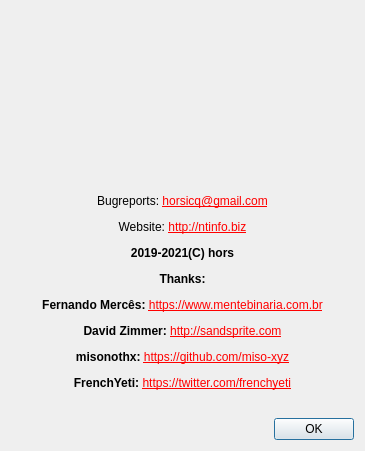
<?xml version="1.0" encoding="UTF-8"?>
<ui version="4.0">
 <class>DialogAbout</class>
 <widget class="QDialog" name="DialogAbout">
  <property name="windowModality">
   <enum>Qt::ApplicationModal</enum>
  </property>
  <property name="geometry">
   <rect>
    <x>0</x>
    <y>0</y>
    <width>365</width>
    <height>451</height>
   </rect>
  </property>
  <property name="windowTitle">
   <string>About</string>
  </property>
  <property name="modal">
   <bool>true</bool>
  </property>
  <layout class="QVBoxLayout" name="verticalLayout">
   <item>
    <layout class="QHBoxLayout" name="horizontalLayout_2">
     <item>
      <spacer name="horizontalSpacer_2">
       <property name="orientation">
        <enum>Qt::Horizontal</enum>
       </property>
       <property name="sizeHint" stdset="0">
        <size>
         <width>40</width>
         <height>20</height>
        </size>
       </property>
      </spacer>
     </item>
     <item>
      <widget class="QLabel" name="labelLogo">
       <property name="minimumSize">
        <size>
         <width>314</width>
         <height>177</height>
        </size>
       </property>
       <property name="maximumSize">
        <size>
         <width>314</width>
         <height>177</height>
        </size>
       </property>
       <property name="frameShape">
        <enum>QFrame::NoFrame</enum>
       </property>
       <property name="text">
        <string/>
       </property>
       <property name="pixmap">
        <pixmap resource="resources.qrc">:/images/main.png</pixmap>
       </property>
       <property name="scaledContents">
        <bool>true</bool>
       </property>
       <property name="alignment">
        <set>Qt::AlignCenter</set>
       </property>
      </widget>
     </item>
     <item>
      <spacer name="horizontalSpacer_3">
       <property name="orientation">
        <enum>Qt::Horizontal</enum>
       </property>
       <property name="sizeHint" stdset="0">
        <size>
         <width>40</width>
         <height>20</height>
        </size>
       </property>
      </spacer>
     </item>
    </layout>
   </item>
   <item>
    <widget class="QLabel" name="labelInfo">
     <property name="text">
      <string>&lt;html&gt;&lt;head/&gt;&lt;body&gt;&lt;p align=&quot;center&quot;&gt;Bugreports: &lt;a href=&quot;mailto:horsicq@gmail.com&quot;&gt;&lt;span style=&quot; text-decoration: underline; color:#ff0000;&quot;&gt;horsicq@gmail.com&lt;/span&gt;&lt;/a&gt;&lt;/p&gt;&lt;p align=&quot;center&quot;&gt;Website: &lt;a href=&quot;http://ntinfo.biz&quot;&gt;&lt;span style=&quot; text-decoration: underline; color:#ff0000;&quot;&gt;http://ntinfo.biz&lt;/span&gt;&lt;/a&gt;&lt;/p&gt;&lt;p align=&quot;center&quot;&gt;&lt;span style=&quot; font-weight:600;&quot;&gt;2019-2021(C) hors&lt;/span&gt;&lt;/p&gt;&lt;p align=&quot;center&quot;&gt;&lt;span style=&quot; font-weight:600;&quot;&gt;Thanks:&lt;/span&gt;&lt;/p&gt;&lt;p align=&quot;center&quot;&gt;&lt;span style=&quot; font-weight:600;&quot;&gt;Fernando Mercês: &lt;/span&gt;&lt;a href=&quot;https://www.mentebinaria.com.br/&quot;&gt;&lt;span style=&quot; text-decoration: underline; color:#ff0000;&quot;&gt;https://www.mentebinaria.com.br&lt;/span&gt;&lt;/a&gt;&lt;/p&gt;&lt;p align=&quot;center&quot;&gt;&lt;span style=&quot; font-weight:600;&quot;&gt;David Zimmer: &lt;/span&gt;&lt;a href=&quot;http://sandsprite.com/&quot;&gt;&lt;span style=&quot; text-decoration: underline; color:#ff0000;&quot;&gt;http://sandsprite.com&lt;/span&gt;&lt;/a&gt;&lt;/p&gt;&lt;p align=&quot;center&quot;&gt;&lt;span style=&quot; font-weight:600;&quot;&gt;misonothx: &lt;/span&gt;&lt;a href=&quot;https://github.com/miso-xyz&quot;&gt;&lt;span style=&quot; text-decoration: underline; color:#ff0000;&quot;&gt;https://github.com/miso-xyz&lt;/span&gt;&lt;/a&gt;&lt;/p&gt;&lt;p align=&quot;center&quot;&gt;&lt;span style=&quot; font-weight:600;&quot;&gt;FrenchYeti: &lt;/span&gt;&lt;a href=&quot;https://twitter.com/frenchyeti&quot;&gt;&lt;span style=&quot; text-decoration: underline; color:#ff0000;&quot;&gt;https://twitter.com/frenchyeti&lt;/span&gt;&lt;/a&gt;&lt;/p&gt;&lt;/body&gt;&lt;/html&gt;</string>
     </property>
     <property name="openExternalLinks">
      <bool>true</bool>
     </property>
    </widget>
   </item>
   <item>
    <spacer name="verticalSpacer">
     <property name="orientation">
      <enum>Qt::Vertical</enum>
     </property>
     <property name="sizeHint" stdset="0">
      <size>
       <width>20</width>
       <height>40</height>
      </size>
     </property>
    </spacer>
   </item>
   <item>
    <layout class="QHBoxLayout" name="horizontalLayout">
     <item>
      <spacer name="horizontalSpacer">
       <property name="orientation">
        <enum>Qt::Horizontal</enum>
       </property>
       <property name="sizeHint" stdset="0">
        <size>
         <width>40</width>
         <height>20</height>
        </size>
       </property>
      </spacer>
     </item>
     <item>
      <widget class="QPushButton" name="pushButtonOK">
       <property name="text">
        <string>OK</string>
       </property>
      </widget>
     </item>
    </layout>
   </item>
  </layout>
 </widget>
 <resources>
  <include location="resources.qrc"/>
 </resources>
 <connections/>
</ui>
